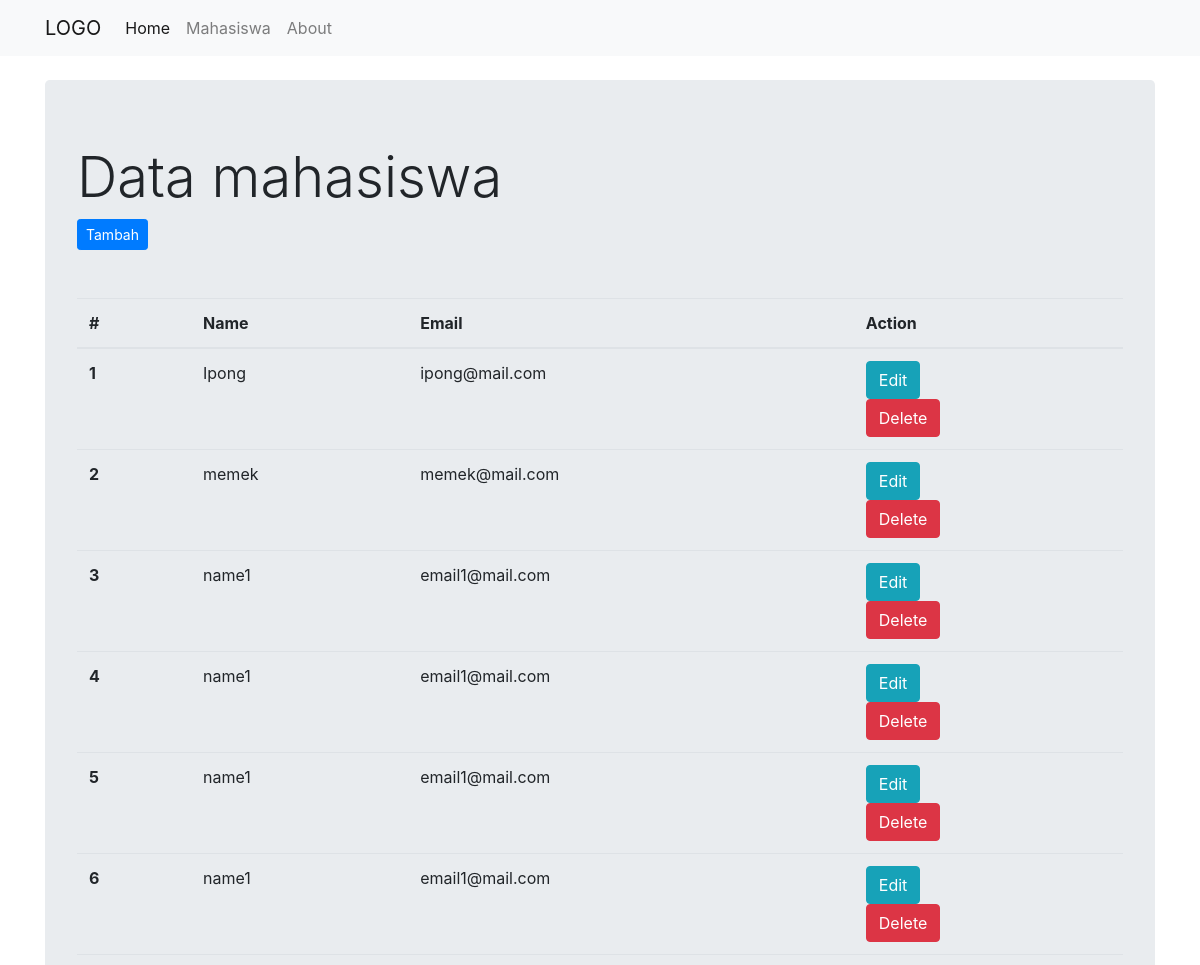
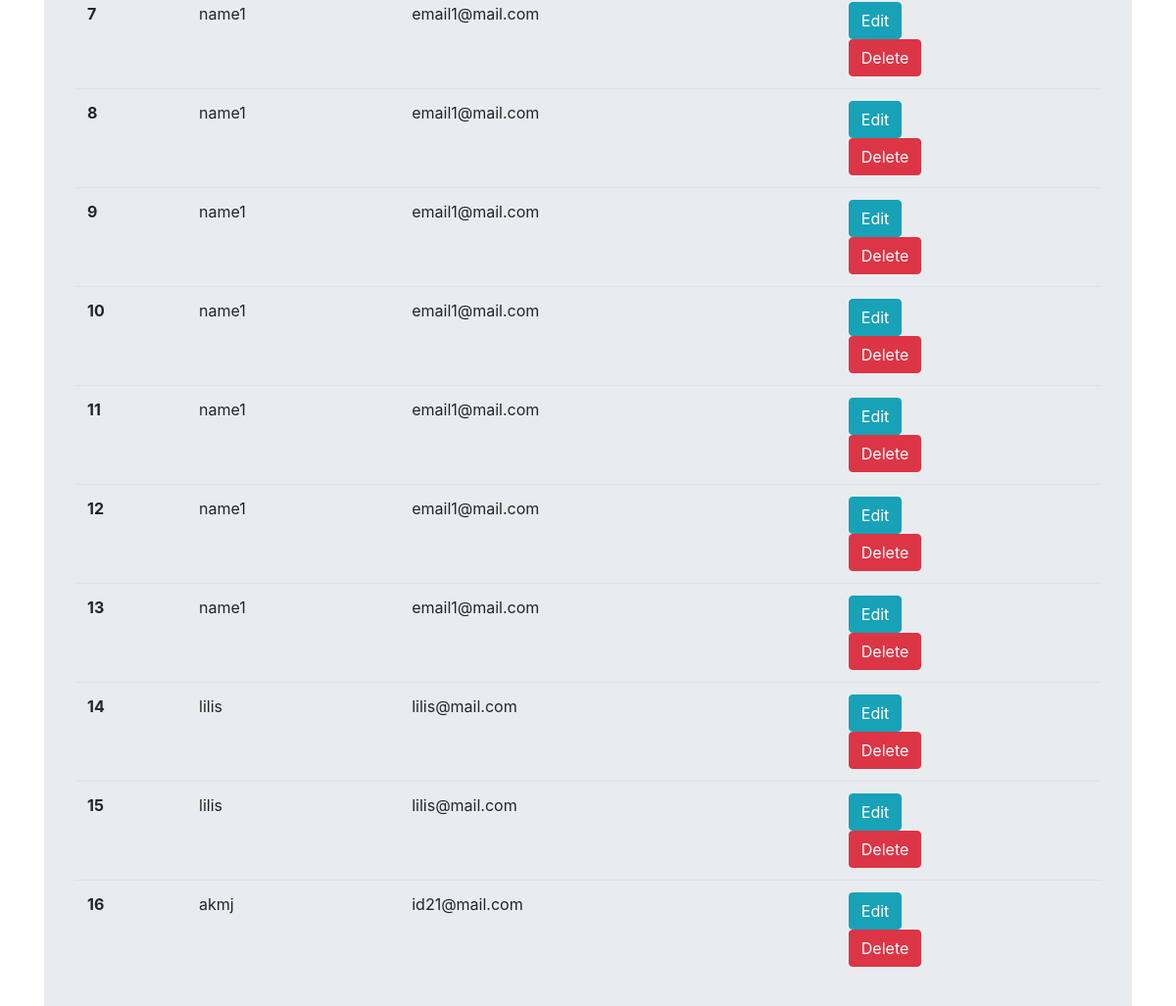
Screenshot of /public/mahasiswa with the database file from the repository (2 pictures, top to bottom).
### tables this page shows
CREATE TABLE `mahasiswa` (
  `id` int(11) NOT NULL,
  `name` varchar(250) DEFAULT NULL,
  `email` varchar(250) DEFAULT NULL
);

### app/core/Controller.php (called while the page is built, shortened)
<?php
class Controller
{
	public function view($view, $data = [])
	{
		require_once '../app/views/' . $view . '.php';
	}
	public function model($model)
	{
		return new $model;
	}
}

### app/controllers/mahasiswaController.php (called while the page is built, shortened)
<?php
class mahasiswaController extends Controller {
	public function index()
	{
		$data['title'] = 'Halaman mahasiswa';
		$data['judul'] = 'Data mahasiswa';
		$data['mahasiswa'] = $this->model('Mahasiswa')->getAll();
		$this->view('templates/header', $data);
		$this->view('mahasiswa/index', $data);
		$this->view('templates/footer');
	}
}

### app/core/App.php (called while the page is built, shortened)
<?php
class App
{
	protected $controller = 'homeController';
	protected $method = 'index';
	protected $params = [];
	public function __construct()
	{
		$url = $this->parseURL();
		if (file_exists('../app/controllers/'.$url[0] . '.php')) {
			$this->controller = $url[0];
		}else{
			dd("{$url[0]} not found");
		}
		$this->controller = new $this->controller;
	}
	public function parseURL()
	{
		if (isset($_GET['url']))
		{
			$url 	= explode('/', filter_var(trim($_GET['url']), FILTER_SANITIZE_URL));
			$url[0] = $url[0] . 'Controller';
		}else{
			$url[0] = 'homeController';
		}
		return $url;
	}
	public function run()
	{
		return call_user_func_array([$this->controller, $this->method], $this->params);
	}
}

### public/index.php (called while the page is built, shortened)
<?php
$app = new App;
$app->run();

### app/core/Database.php (called while the page is built, shortened)
<?php
class Database {
	private $host 	= DB_HOST;
	private $user 	= DB_USER;
	private $pass 	= DB_PASS;
	private $dbase 	= DB_NAME;
	private $dbh;
	private $stmt;
	public function __construct()
	{
		$dsn = 'mysql:host=' . $this->host . ';dbname=' . $this->dbase;
		$option = [
			PDO::ATTR_PERSISTENT => true,
			PDO::ATTR_ERRMODE 	 => PDO::ERRMODE_EXCEPTION
		];
		try {
			$this->dbh = new PDO($dsn, $this->user, $this->pass, $option);
		} catch (PDOException $e) {
			print_r($e->getMessage());
			die;
		}
	}
	public function query($query)
	{
		$this->stmt = $this->dbh->prepare($query);
	}
	public function execute()
	{
		$this->stmt->execute();
	}
	public function resultSet()
	{
		$this->execute();
		return $this->stmt->fetchAll(PDO::FETCH_ASSOC);
	}
}

### app/models/Mahasiswa.php (called while the page is built, shortened)
<?php
class Mahasiswa {
	private $db;
	private $table = 'mahasiswa';
	public function __construct()
	{
		$this->db = new Database;
	}
	public function getAll()
	{
		$this->db->query("SELECT * FROM {$this->table}");
		return $this->db->resultSet();
	}
}

### app/views/mahasiswa/index.php (the view)
<div class="container">
	<div class="jumbotron mt-4">
		<h1 class="display-4"><?= $data['judul']; ?></h1>
		<a href="<?= BASEURL ?>/mahasiswa/create" class="btn btn-sm btn-primary">
			Tambah
		</a>
		<div class="table-responsive mt-5">
			<table class="table">
			  <thead>
			    <tr>
			      <th scope="col">#</th>
			      <th scope="col">Name</th>
			      <th scope="col">Email</th>
			      <th scope="col">Action</th>
			    </tr>
			  </thead>
			  <tbody>
			  	<?php foreach ($data['mahasiswa'] as $key => $value): ?>
				    <tr>
				      <th scope="row"><?= ++$key; ?></th>
				      <td><?= $value['name']; ?></td>
				      <td><?= $value['email']; ?></td>
				      <td>
						<a href="<?= BASEURL; ?>/mahasiswa/edit/<?= $value['id']; ?>" class="btn btn-xs btn-info">Edit</a>
						<form action="<?= BASEURL; ?>/mahasiswa/destroy/<?= $value['id'] ?>" method="post">
							<button class="btn btn-xs btn-danger">Delete</button>
						</form>
				      </td>
				    </tr>
			  	<?php endforeach; ?>
			  </tbody>
			</table>
		</div>
	</div>
</div>

### app/views/templates/header.php (shortened to what this page needs)
<!DOCTYPE html>
<html lang="en">
<head>
	<link rel="stylesheet" href="<?= BASEURL; ?>/assets/css/bootstrap.min.css">
</head>
<body>
<nav class="navbar navbar-expand-lg navbar-light bg-light">
  <div class="container">
  		<a class="navbar-brand" href="#">LOGO</a>
	  <div class="collapse navbar-collapse" id="navbarNav">
	    <ul class="navbar-nav">
	      <li class="nav-item active">
	        <a class="nav-link" href="<?= BASEURL;  ?>">Home <span class="sr-only">(current)</span></a>
	      </li>
	      <li class="nav-item">
	        <a class="nav-link" href="<?= BASEURL;  ?>/mahasiswa">Mahasiswa</a>
	      </li>
	      <li class="nav-item">
	        <a class="nav-link" href="<?= BASEURL;  ?>/about">About</a>
	      </li>
	    </ul>
	  </div>
  </div>
</nav>

### app/views/templates/footer.php (shortened to what this page needs)
</body>
</html>

### rows the page displays
mahasiswa: name "Ipong", email "ipong@mail.com"
mahasiswa: name "memek", email "memek@mail.com"
mahasiswa: name "name1", email "email1@mail.com"
mahasiswa: name "name1", email "email1@mail.com"
mahasiswa: name "name1", email "email1@mail.com"
mahasiswa: name "name1", email "email1@mail.com"
mahasiswa: name "name1", email "email1@mail.com"
mahasiswa: name "name1", email "email1@mail.com"
mahasiswa: name "name1", email "email1@mail.com"
mahasiswa: name "name1", email "email1@mail.com"
mahasiswa: name "name1", email "email1@mail.com"
mahasiswa: name "name1", email "email1@mail.com"
mahasiswa: name "name1", email "email1@mail.com"
mahasiswa: name "lilis", email "lilis@mail.com"
mahasiswa: name "lilis", email "lilis@mail.com"
mahasiswa: name "akmj", email "id21@mail.com"

### other values shown
$data['judul'] "Data mahasiswa"
